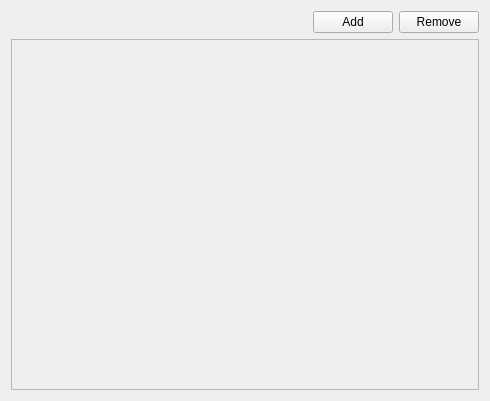
<?xml version="1.0" encoding="UTF-8"?>
<ui version="4.0">
 <class>NNVarDiff</class>
 <widget class="QWidget" name="NNVarDiff">
  <property name="geometry">
   <rect>
    <x>0</x>
    <y>0</y>
    <width>490</width>
    <height>401</height>
   </rect>
  </property>
  <property name="windowTitle">
   <string>Form</string>
  </property>
  <layout class="QVBoxLayout" name="verticalLayout">
   <item>
    <layout class="QHBoxLayout" name="horizontalLayout">
     <property name="bottomMargin">
      <number>0</number>
     </property>
     <item>
      <spacer name="horizontalSpacer">
       <property name="orientation">
        <enum>Qt::Horizontal</enum>
       </property>
       <property name="sizeHint" stdset="0">
        <size>
         <width>40</width>
         <height>20</height>
        </size>
       </property>
      </spacer>
     </item>
     <item>
      <widget class="QPushButton" name="addRowButton">
       <property name="text">
        <string>Add</string>
       </property>
      </widget>
     </item>
     <item>
      <widget class="QPushButton" name="deleteRowButton">
       <property name="text">
        <string>Remove</string>
       </property>
      </widget>
     </item>
    </layout>
   </item>
   <item>
    <widget class="QScrollArea" name="mainScrollArea">
     <property name="widgetResizable">
      <bool>true</bool>
     </property>
     <widget class="QWidget" name="scrollAreaWidgetContents">
      <property name="geometry">
       <rect>
        <x>0</x>
        <y>0</y>
        <width>470</width>
        <height>346</height>
       </rect>
      </property>
      <layout class="QVBoxLayout" name="verticalLayout_3">
       <item>
        <layout class="QVBoxLayout" name="mainSnapLayout"/>
       </item>
      </layout>
     </widget>
    </widget>
   </item>
  </layout>
 </widget>
 <resources/>
 <connections/>
</ui>
